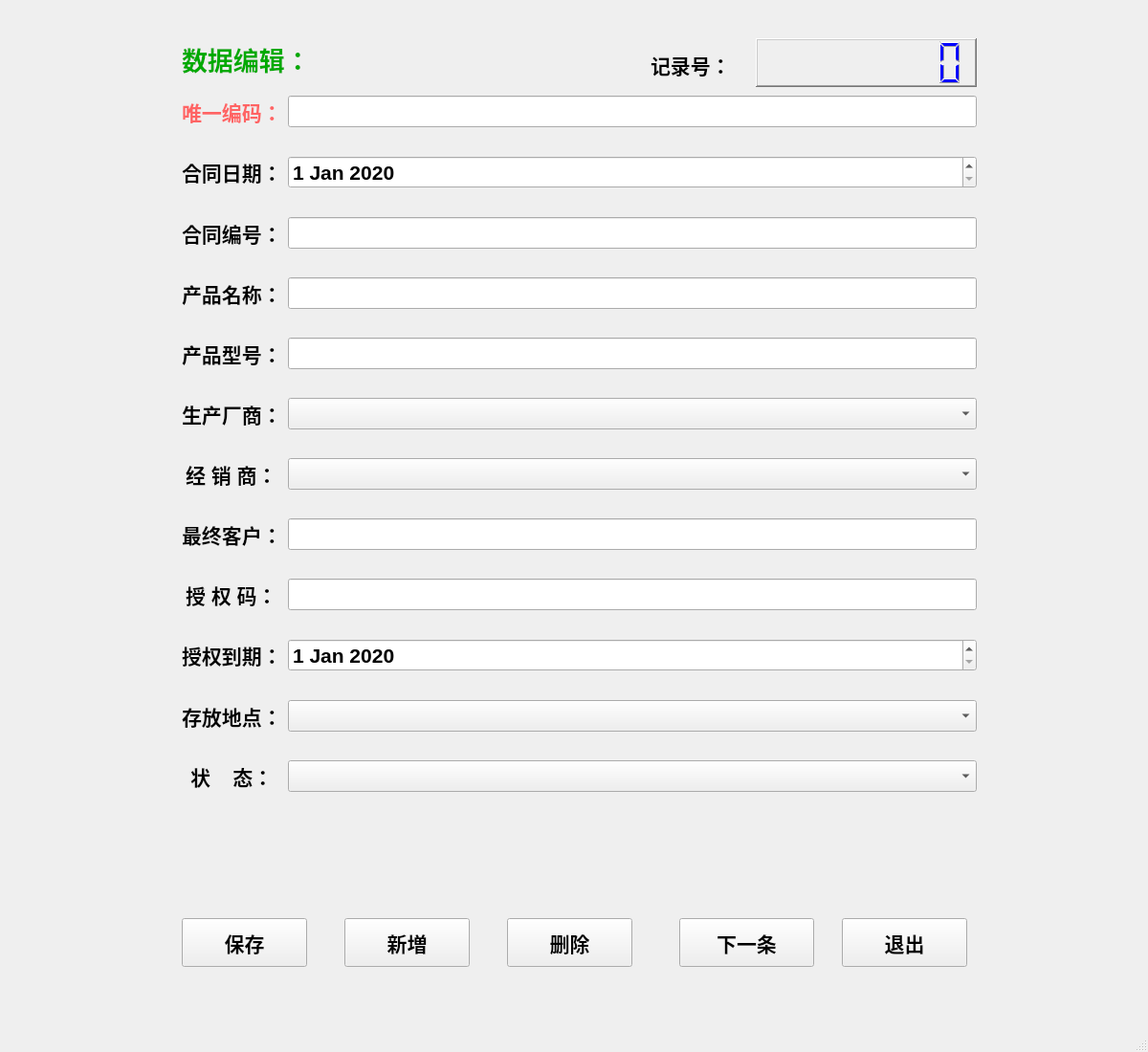
<?xml version="1.0" encoding="UTF-8"?>
<ui version="4.0">
 <class>MainWindow</class>
 <widget class="QMainWindow" name="MainWindow">
  <property name="geometry">
   <rect>
    <x>0</x>
    <y>0</y>
    <width>1200</width>
    <height>1100</height>
   </rect>
  </property>
  <property name="minimumSize">
   <size>
    <width>1200</width>
    <height>1100</height>
   </size>
  </property>
  <property name="windowTitle">
   <string>MainWindow</string>
  </property>
  <property name="iconSize">
   <size>
    <width>40</width>
    <height>40</height>
   </size>
  </property>
  <property name="toolButtonStyle">
   <enum>Qt::ToolButtonTextUnderIcon</enum>
  </property>
  <widget class="QWidget" name="centralwidget">
   <widget class="QPushButton" name="pushButton_1">
    <property name="geometry">
     <rect>
      <x>190</x>
      <y>960</y>
      <width>131</width>
      <height>51</height>
     </rect>
    </property>
    <property name="font">
     <font>
      <pointsize>16</pointsize>
      <weight>75</weight>
      <bold>true</bold>
      <stylestrategy>PreferAntialias</stylestrategy>
     </font>
    </property>
    <property name="text">
     <string>保存</string>
    </property>
    <property name="icon">
     <iconset>
      <normaloff>save.jpg</normaloff>save.jpg</iconset>
    </property>
    <property name="iconSize">
     <size>
      <width>40</width>
      <height>40</height>
     </size>
    </property>
    <property name="flat">
     <bool>false</bool>
    </property>
   </widget>
   <widget class="QWidget" name="formLayoutWidget">
    <property name="geometry">
     <rect>
      <x>190</x>
      <y>100</y>
      <width>831</width>
      <height>831</height>
     </rect>
    </property>
    <layout class="QFormLayout" name="formLayout">
     <property name="fieldGrowthPolicy">
      <enum>QFormLayout::AllNonFixedFieldsGrow</enum>
     </property>
     <property name="labelAlignment">
      <set>Qt::AlignCenter</set>
     </property>
     <property name="formAlignment">
      <set>Qt::AlignLeading|Qt::AlignLeft|Qt::AlignTop</set>
     </property>
     <property name="verticalSpacing">
      <number>30</number>
     </property>
     <item row="0" column="0">
      <widget class="QLabel" name="label_2">
       <property name="font">
        <font>
         <pointsize>16</pointsize>
         <weight>75</weight>
         <bold>true</bold>
        </font>
       </property>
       <property name="styleSheet">
        <string notr="true">color: rgb(255, 100,100);</string>
       </property>
       <property name="text">
        <string>唯一编码：</string>
       </property>
      </widget>
     </item>
     <item row="1" column="0">
      <widget class="QLabel" name="label_3">
       <property name="font">
        <font>
         <pointsize>16</pointsize>
         <weight>75</weight>
         <bold>true</bold>
         <stylestrategy>PreferAntialias</stylestrategy>
        </font>
       </property>
       <property name="text">
        <string>合同日期：</string>
       </property>
      </widget>
     </item>
     <item row="2" column="0">
      <widget class="QLabel" name="label_4">
       <property name="font">
        <font>
         <pointsize>16</pointsize>
         <weight>75</weight>
         <bold>true</bold>
         <stylestrategy>PreferAntialias</stylestrategy>
        </font>
       </property>
       <property name="text">
        <string>合同编号：</string>
       </property>
      </widget>
     </item>
     <item row="3" column="0">
      <widget class="QLabel" name="label_5">
       <property name="font">
        <font>
         <pointsize>16</pointsize>
         <weight>75</weight>
         <bold>true</bold>
         <stylestrategy>PreferAntialias</stylestrategy>
        </font>
       </property>
       <property name="text">
        <string>产品名称：</string>
       </property>
      </widget>
     </item>
     <item row="4" column="0">
      <widget class="QLabel" name="label_6">
       <property name="font">
        <font>
         <pointsize>16</pointsize>
         <weight>75</weight>
         <bold>true</bold>
         <stylestrategy>PreferAntialias</stylestrategy>
        </font>
       </property>
       <property name="text">
        <string>产品型号：</string>
       </property>
      </widget>
     </item>
     <item row="6" column="0">
      <widget class="QLabel" name="label_8">
       <property name="font">
        <font>
         <pointsize>16</pointsize>
         <weight>75</weight>
         <bold>true</bold>
         <stylestrategy>PreferAntialias</stylestrategy>
        </font>
       </property>
       <property name="text">
        <string>经 销 商：</string>
       </property>
      </widget>
     </item>
     <item row="5" column="0">
      <widget class="QLabel" name="label_7">
       <property name="font">
        <font>
         <pointsize>16</pointsize>
         <weight>75</weight>
         <bold>true</bold>
         <stylestrategy>PreferAntialias</stylestrategy>
        </font>
       </property>
       <property name="text">
        <string>生产厂商：</string>
       </property>
      </widget>
     </item>
     <item row="7" column="0">
      <widget class="QLabel" name="label_9">
       <property name="font">
        <font>
         <pointsize>16</pointsize>
         <weight>75</weight>
         <bold>true</bold>
         <stylestrategy>PreferAntialias</stylestrategy>
        </font>
       </property>
       <property name="text">
        <string>最终客户：</string>
       </property>
      </widget>
     </item>
     <item row="8" column="0">
      <widget class="QLabel" name="label_10">
       <property name="font">
        <font>
         <pointsize>16</pointsize>
         <weight>75</weight>
         <bold>true</bold>
         <stylestrategy>PreferAntialias</stylestrategy>
        </font>
       </property>
       <property name="text">
        <string>授 权 码：</string>
       </property>
      </widget>
     </item>
     <item row="9" column="0">
      <widget class="QLabel" name="label_11">
       <property name="font">
        <font>
         <pointsize>16</pointsize>
         <weight>75</weight>
         <bold>true</bold>
         <stylestrategy>PreferAntialias</stylestrategy>
        </font>
       </property>
       <property name="text">
        <string>授权到期：</string>
       </property>
      </widget>
     </item>
     <item row="10" column="0">
      <widget class="QLabel" name="label_12">
       <property name="font">
        <font>
         <pointsize>16</pointsize>
         <weight>75</weight>
         <bold>true</bold>
         <stylestrategy>PreferAntialias</stylestrategy>
        </font>
       </property>
       <property name="text">
        <string>存放地点：</string>
       </property>
      </widget>
     </item>
     <item row="11" column="0">
      <widget class="QLabel" name="label_13">
       <property name="font">
        <font>
         <pointsize>16</pointsize>
         <weight>75</weight>
         <bold>true</bold>
         <stylestrategy>PreferAntialias</stylestrategy>
        </font>
       </property>
       <property name="text">
        <string>状    态：</string>
       </property>
      </widget>
     </item>
     <item row="1" column="1">
      <widget class="QDateEdit" name="dateEdit_1">
       <property name="font">
        <font>
         <pointsize>16</pointsize>
         <weight>75</weight>
         <bold>true</bold>
         <stylestrategy>PreferAntialias</stylestrategy>
        </font>
       </property>
       <property name="date">
        <date>
         <year>2020</year>
         <month>1</month>
         <day>1</day>
        </date>
       </property>
      </widget>
     </item>
     <item row="2" column="1">
      <widget class="QLineEdit" name="lineEdit_2">
       <property name="font">
        <font>
         <pointsize>16</pointsize>
         <weight>75</weight>
         <bold>true</bold>
         <stylestrategy>PreferAntialias</stylestrategy>
        </font>
       </property>
       <property name="clearButtonEnabled">
        <bool>true</bool>
       </property>
      </widget>
     </item>
     <item row="3" column="1">
      <widget class="QLineEdit" name="lineEdit_3">
       <property name="font">
        <font>
         <pointsize>16</pointsize>
         <weight>75</weight>
         <bold>true</bold>
         <stylestrategy>PreferAntialias</stylestrategy>
        </font>
       </property>
       <property name="clearButtonEnabled">
        <bool>true</bool>
       </property>
      </widget>
     </item>
     <item row="4" column="1">
      <widget class="QLineEdit" name="lineEdit_4">
       <property name="font">
        <font>
         <pointsize>16</pointsize>
         <weight>75</weight>
         <bold>true</bold>
         <stylestrategy>PreferAntialias</stylestrategy>
        </font>
       </property>
       <property name="dragEnabled">
        <bool>false</bool>
       </property>
       <property name="readOnly">
        <bool>false</bool>
       </property>
       <property name="clearButtonEnabled">
        <bool>true</bool>
       </property>
      </widget>
     </item>
     <item row="5" column="1">
      <widget class="QComboBox" name="comboBox_1">
       <property name="font">
        <font>
         <pointsize>16</pointsize>
         <weight>75</weight>
         <bold>true</bold>
         <stylestrategy>PreferAntialias</stylestrategy>
        </font>
       </property>
      </widget>
     </item>
     <item row="6" column="1">
      <widget class="QComboBox" name="comboBox_2">
       <property name="font">
        <font>
         <pointsize>16</pointsize>
         <weight>75</weight>
         <bold>true</bold>
         <stylestrategy>PreferAntialias</stylestrategy>
        </font>
       </property>
      </widget>
     </item>
     <item row="7" column="1">
      <widget class="QLineEdit" name="lineEdit_5">
       <property name="font">
        <font>
         <pointsize>16</pointsize>
         <weight>75</weight>
         <bold>true</bold>
         <stylestrategy>PreferAntialias</stylestrategy>
        </font>
       </property>
       <property name="clearButtonEnabled">
        <bool>true</bool>
       </property>
      </widget>
     </item>
     <item row="8" column="1">
      <widget class="QLineEdit" name="lineEdit_6">
       <property name="font">
        <font>
         <pointsize>16</pointsize>
         <weight>75</weight>
         <bold>true</bold>
         <stylestrategy>PreferAntialias</stylestrategy>
        </font>
       </property>
       <property name="clearButtonEnabled">
        <bool>true</bool>
       </property>
      </widget>
     </item>
     <item row="9" column="1">
      <widget class="QDateEdit" name="dateEdit_2">
       <property name="font">
        <font>
         <pointsize>16</pointsize>
         <weight>75</weight>
         <bold>true</bold>
         <stylestrategy>PreferAntialias</stylestrategy>
        </font>
       </property>
       <property name="date">
        <date>
         <year>2020</year>
         <month>1</month>
         <day>1</day>
        </date>
       </property>
      </widget>
     </item>
     <item row="10" column="1">
      <widget class="QComboBox" name="comboBox_3">
       <property name="font">
        <font>
         <pointsize>16</pointsize>
         <weight>75</weight>
         <bold>true</bold>
         <stylestrategy>PreferAntialias</stylestrategy>
        </font>
       </property>
      </widget>
     </item>
     <item row="11" column="1">
      <widget class="QComboBox" name="comboBox_4">
       <property name="font">
        <font>
         <pointsize>16</pointsize>
         <weight>75</weight>
         <bold>true</bold>
         <stylestrategy>PreferAntialias</stylestrategy>
        </font>
       </property>
      </widget>
     </item>
     <item row="0" column="1">
      <widget class="QLineEdit" name="lineEdit_1">
       <property name="enabled">
        <bool>true</bool>
       </property>
       <property name="font">
        <font>
         <pointsize>16</pointsize>
         <weight>75</weight>
         <bold>true</bold>
        </font>
       </property>
       <property name="cursor">
        <cursorShape>ArrowCursor</cursorShape>
       </property>
       <property name="focusPolicy">
        <enum>Qt::ClickFocus</enum>
       </property>
       <property name="styleSheet">
        <string notr="true">color: rgb(155, 10, 10);</string>
       </property>
       <property name="inputMethodHints">
        <set>Qt::ImhNone</set>
       </property>
       <property name="readOnly">
        <bool>true</bool>
       </property>
      </widget>
     </item>
    </layout>
   </widget>
   <widget class="QPushButton" name="pushButton_5">
    <property name="geometry">
     <rect>
      <x>880</x>
      <y>960</y>
      <width>131</width>
      <height>51</height>
     </rect>
    </property>
    <property name="font">
     <font>
      <pointsize>16</pointsize>
      <weight>75</weight>
      <bold>true</bold>
      <stylestrategy>PreferAntialias</stylestrategy>
     </font>
    </property>
    <property name="text">
     <string>退出</string>
    </property>
    <property name="icon">
     <iconset>
      <normaloff>exit4.jpg</normaloff>exit4.jpg</iconset>
    </property>
    <property name="iconSize">
     <size>
      <width>40</width>
      <height>40</height>
     </size>
    </property>
   </widget>
   <widget class="QPushButton" name="pushButton_3">
    <property name="geometry">
     <rect>
      <x>530</x>
      <y>960</y>
      <width>131</width>
      <height>51</height>
     </rect>
    </property>
    <property name="font">
     <font>
      <pointsize>16</pointsize>
      <weight>75</weight>
      <bold>true</bold>
      <stylestrategy>PreferAntialias</stylestrategy>
     </font>
    </property>
    <property name="text">
     <string>删除</string>
    </property>
    <property name="icon">
     <iconset>
      <normaloff>delete.jpg.png</normaloff>delete.jpg.png</iconset>
    </property>
    <property name="iconSize">
     <size>
      <width>40</width>
      <height>40</height>
     </size>
    </property>
   </widget>
   <widget class="QLabel" name="label_1">
    <property name="geometry">
     <rect>
      <x>190</x>
      <y>41</y>
      <width>241</width>
      <height>41</height>
     </rect>
    </property>
    <property name="font">
     <font>
      <pointsize>20</pointsize>
      <weight>75</weight>
      <bold>true</bold>
     </font>
    </property>
    <property name="styleSheet">
     <string notr="true">color: rgb(0, 170, 0);</string>
    </property>
    <property name="text">
     <string>数据编辑：</string>
    </property>
   </widget>
   <widget class="QPushButton" name="pushButton_4">
    <property name="geometry">
     <rect>
      <x>710</x>
      <y>960</y>
      <width>141</width>
      <height>51</height>
     </rect>
    </property>
    <property name="font">
     <font>
      <pointsize>16</pointsize>
      <weight>75</weight>
      <bold>true</bold>
      <stylestrategy>PreferAntialias</stylestrategy>
     </font>
    </property>
    <property name="text">
     <string>下一条</string>
    </property>
    <property name="icon">
     <iconset>
      <normaloff>next1.jpg</normaloff>next1.jpg</iconset>
    </property>
    <property name="iconSize">
     <size>
      <width>40</width>
      <height>40</height>
     </size>
    </property>
   </widget>
   <widget class="QPushButton" name="pushButton_2">
    <property name="geometry">
     <rect>
      <x>360</x>
      <y>960</y>
      <width>131</width>
      <height>51</height>
     </rect>
    </property>
    <property name="font">
     <font>
      <pointsize>16</pointsize>
      <weight>75</weight>
      <bold>true</bold>
      <stylestrategy>PreferAntialias</stylestrategy>
     </font>
    </property>
    <property name="text">
     <string>新増</string>
    </property>
    <property name="icon">
     <iconset>
      <normaloff>add1.jpg</normaloff>add1.jpg</iconset>
    </property>
    <property name="iconSize">
     <size>
      <width>40</width>
      <height>40</height>
     </size>
    </property>
   </widget>
   <widget class="QLCDNumber" name="lcdNumber">
    <property name="geometry">
     <rect>
      <x>790</x>
      <y>40</y>
      <width>231</width>
      <height>51</height>
     </rect>
    </property>
    <property name="font">
     <font>
      <pointsize>12</pointsize>
     </font>
    </property>
    <property name="styleSheet">
     <string notr="true">color:rgb(0, 0, 255)</string>
    </property>
    <property name="frameShape">
     <enum>QFrame::WinPanel</enum>
    </property>
    <property name="frameShadow">
     <enum>QFrame::Raised</enum>
    </property>
    <property name="lineWidth">
     <number>4</number>
    </property>
    <property name="midLineWidth">
     <number>1</number>
    </property>
    <property name="digitCount">
     <number>8</number>
    </property>
   </widget>
   <widget class="QLabel" name="label_14">
    <property name="geometry">
     <rect>
      <x>680</x>
      <y>47</y>
      <width>111</width>
      <height>41</height>
     </rect>
    </property>
    <property name="font">
     <font>
      <pointsize>16</pointsize>
      <weight>75</weight>
      <bold>true</bold>
     </font>
    </property>
    <property name="styleSheet">
     <string notr="true"/>
    </property>
    <property name="text">
     <string>记录号：</string>
    </property>
   </widget>
  </widget>
  <widget class="QStatusBar" name="statusbar">
   <property name="font">
    <font>
     <pointsize>12</pointsize>
    </font>
   </property>
  </widget>
 </widget>
 <resources/>
 <connections/>
</ui>
